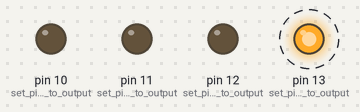
Simulated run of this sketch. Board: Arduino Uno, built with avr-gcc and run on an emulated ATmega328P. Shown: output pins drawn as LEDs (lit = HIGH). Dashed ring = blinking.

Above: at 0.05 s.
Timing chart, 0 to 3.0 s (numbered marks = the images above):
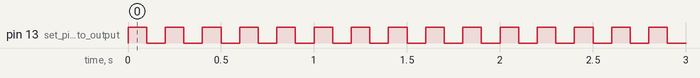

Measured:
- by itself, pin 13 (set_pin_13_to_output): alternates HIGH for 0.10 s and LOW for 0.10 s

The sketch:

Sketch-Circuit-1A-Blink-LED.ino
```cpp
// COMP444 - Circuit 1A - Blink an LED

void setup() {
  pinMode(13, OUTPUT); // set pin 13 to output
  pinMode(12, OUTPUT); // set pin 12 to output
  pinMode(11, OUTPUT); // set pin 11 to output
  pinMode(10, OUTPUT); // set pin 10 to output
}

void loop() {
  digitalWrite(13, HIGH);
  delay(100);
  digitalWrite(13, LOW);
  delay(100);
}
```
